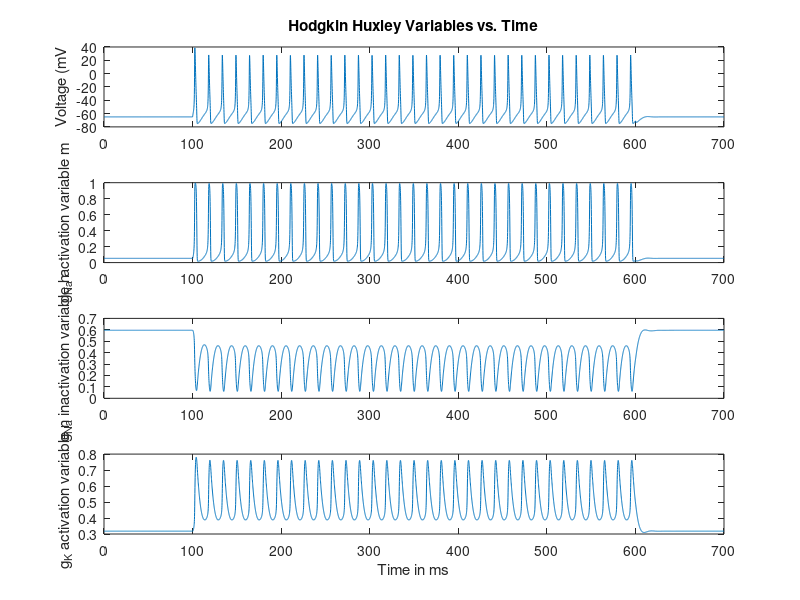
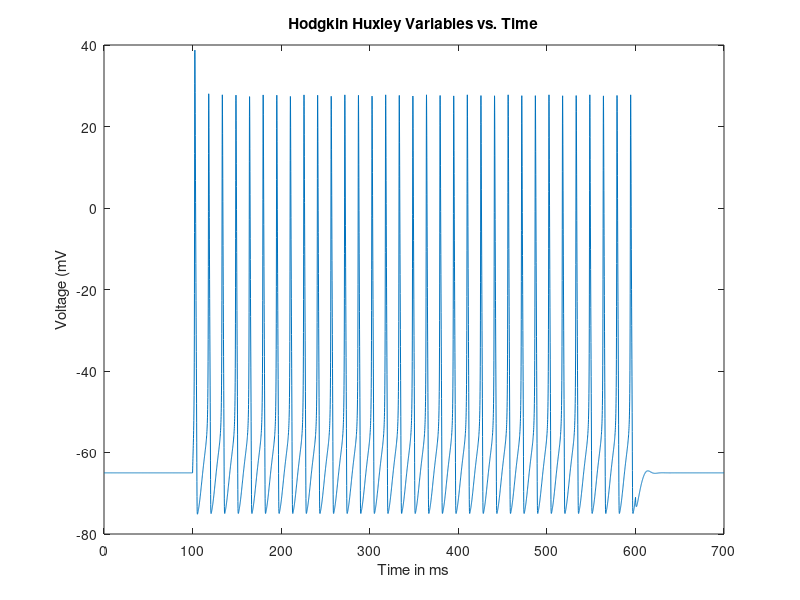

The MATLAB script that drew these images, in order:
%  This program serves to build Hodgkin-Huxley Model of a neuron;
%  which when stimulated produces AP's, plots voltage and activation
%  and inactivation variable m, h, and n, and calulates fring rate

clc;
clear all;
close all;

% Define the parameters used in the model
% units are not SI and are used so the numbers are easily interpretable

dt = 0.1; %time step [ms]
t_end = 70; %total time of run [ms]
t_StimStart = 10; %time to start injecting current [ms]
t_StimEnd = 60; %time to end injecting current [ms]
c = 10; %capacitance per unit area [nF/mm^2]
gmax_L = 0.003e3; %leak maximal conductance per unit area [uS/mm^2]
E_L = -54.387; %leak conductance reversal potential [mV]
gmax_K = 0.36e3; %hodgkin-huxley maximal K conductance per unit area [uS/mm^2]
E_K = -77; %hodgkin-huxley K conductance reversal potential [mV]
gmax_Na = 1.2e3; %hodgkin-huxley maximal Na conductance per unit area [uS/mm^2]
E_Na = 50; %hodgkin-huxley Na conductance reversal potential [mV]
t_end = 700; %total time of run [ms]
t_StimStart = 100; %time to start injecting current [ms] 
t_CountSpikeStart = t_StimStart + 200; %when to start counting spikes for ave. rate [ms]
t_StimEnd = 600; %time to end injecting current [ms]
V_count_spike = -10; % voltage we deem high enough to count as a spike [mV]


% Define the stimulus
%vector below will hold values of I_e/A over time;
I_0 = 100; %magnitude of pulse of injected current [nA/mm^2]
I_e_vect = zeros(1,t_StimStart/dt); %portion of I_e/A vector from t=0 to t=t_StimStart
I_e_vect = [I_e_vect I_0*ones(1,1+((t_StimEnd-t_StimStart)/dt))]; %add portion from
% t=t_StimStart to t=t_StimEnd
I_e_vect = [I_e_vect zeros(1,(t_end-t_StimEnd)/dt)]; %add portion from
% t=t_StimEnd to t=t_

% Vectors to be plotted
t_vect = 0:dt:t_end; %will hold vector of times
V_vect = zeros(1,length(t_vect)); %initialize the voltage vector
m_vect = zeros(1,length(t_vect)); %initialize the HH Na activation variable vector
h_vect = zeros(1,length(t_vect)); %initialize the HH Na inactivation variable vector
n_vect = zeros(1,length(t_vect)); %initialize the the HH K activation variable vector

% Initial Conditions
i = 1; %index denoting which element of V is being assigned
V_vect(i)= -65; %first element of V, i.e. value of V at t=0 [mV]
m_vect(i) = 0.0529; %initially set m = m_inf(-65)
h_vect(i) = 0.5961; %initially set h = h_inf(-65)
n_vect(i) = 0.3177; %initially set n = n_inf(-65)
NumSpikes = 0; %initializes variable holding number of spikes produced in run


for t = dt:dt:t_end %loop through values of t in steps of dt ms
    
    %assign all of the alphas & betas
    alpha_m = .1*(V_vect(i)+40)/(1 - exp(-.1*(V_vect(i)+40)));
    beta_m = 4*exp(-.0556*(V_vect(i)+65));
    alpha_h = .07*exp(-.05*(V_vect(i)+65));
    beta_h = 1/(1 + exp(-.1*(V_vect(i)+35)));
    alpha_n = .01*(V_vect(i)+55)/(1 - exp(-.1*(V_vect(i)+55)));
    beta_n = 0.125*exp(-0.0125*(V_vect(i)+65));
    %from the alphas & betas above, assign the taus & x_inf's for m,h,n
    tau_m = 1/(alpha_m + beta_m);
    m_inf = alpha_m/(alpha_m + beta_m);
    tau_h = 1/(alpha_h + beta_h);
    h_inf = alpha_h/(alpha_h + beta_h);
    tau_n = 1/(alpha_n + beta_n);
    n_inf = alpha_n/(alpha_n + beta_n);
    
    %assign tau_V and V_inf
    V_denominator = gmax_L + gmax_K*(n_vect(i)^4) + gmax_Na*(m_vect(i)^3)*h_vect(i);
    tau_V = c/V_denominator;
    V_inf =(gmax_L*E_L + gmax_K*(n_vect(i)^4)*E_K + ...
        gmax_Na*(m_vect(i)^3)*h_vect(i)*E_Na + I_e_vect(i))/V_denominator;
    
    %assign next elements of m,h,and n vectors using update rule
    m_vect(i+1) = m_inf + (m_vect(i) - m_inf)*exp(-dt/tau_m);
    h_vect(i+1) = h_inf + (h_vect(i) - h_inf)*exp(-dt/tau_h);
    n_vect(i+1) = n_inf + (n_vect(i) - n_inf)*exp(-dt/tau_n);
    %assign next element of V vector using update rule
    V_vect(i+1) = V_inf + (V_vect(i) - V_inf)*exp(-dt/tau_V);
    
    %count this as a spike if just crossed up through V_count_spike
    
    if ((t > t_CountSpikeStart) && (t <= t_StimEnd)) %if in spike counting interval
        if ((V_vect(i) < V_count_spike) && (V_vect(i+1) > V_count_spike))
            NumSpikes = NumSpikes + 1;
            tSpike(NumSpikes) = t_vect(i);
        end
    end
    
    
    i = i+1;
    
end

%Spike Train Stats

%Calculate the average firing rate!
AveRate = 1000*NumSpikes/(t_StimEnd - t_CountSpikeStart)
%gives average firing rate in [#/sec = Hz]

% tSpike
% isi_vec = diff(tSpike)
% avgisi = mean(isi_vec)
% CV = std(isi_vec)/mean(isi_vec)
% figure(1)
% hist(isi_vec,8); %Plotting a histogram of isi in 8 equal bins
% title('ISI Distribution for Trial 1');
% xlabel('isi (ms)');
% ylabel('Number of occurrences');


%Plots
figure(2)
subplot(4,1,1)
plot(t_vect,V_vect)
title('Hodgkin Huxley Variables vs. Time');
ylabel('Voltage (mV');
subplot(4,1,2)
plot(t_vect,m_vect)
ylabel('g_{Na} activation variable m');
subplot(4,1,3)
plot(t_vect,h_vect)
ylabel('g_{Na} inactivation variable h');
subplot(4,1,4)
plot(t_vect,n_vect)
xlabel('Time in ms');
ylabel('g_{K} activation variable n');
% 
% figure(3)
% plot(t_vect,V_vect, 'b') %plot in blue
% title('Hodgkin Huxley variables vs. time'); ylabel('V, m, h,or n');
% xlabel('Time in ms');
% hold on
% plot(t_vect,100*m_vect,'k') %plot in black 
% plot(t_vect,100*h_vect,'r') %plot in red
% plot(t_vect,100*n_vect,'g') %plot in green
% %the above values are multiplied by 100 to make the graphs
% %look more equal, this is because the gate variables only range
% %form 0 to 1
% legend('V', 'm*100', 'h*100','n*100')
% 
% figure(4)
% plot(t_vect,V_vect,'b');
% title('HH Variables Compared to Time');
% hold on
% plot(t_vect,100*m_vect.^3,'k')
% plot(t_vect,100*h_vect,'r')
% plot(t_vect,100*n_vect.^4,'g')
% plot(t_vect,100*m_vect.^3.*n_vect,'m')
% xlabel('time (ms)');
% ylabel('HH Variables (see legend)');
% legend('V','m^3*100','h*100','n^4*100','m^3h*100')

figure(5)
plot(t_vect,V_vect)
title('Hodgkin Huxley Variables vs. Time');
ylabel('Voltage (mV');
xlabel('Time in ms');




